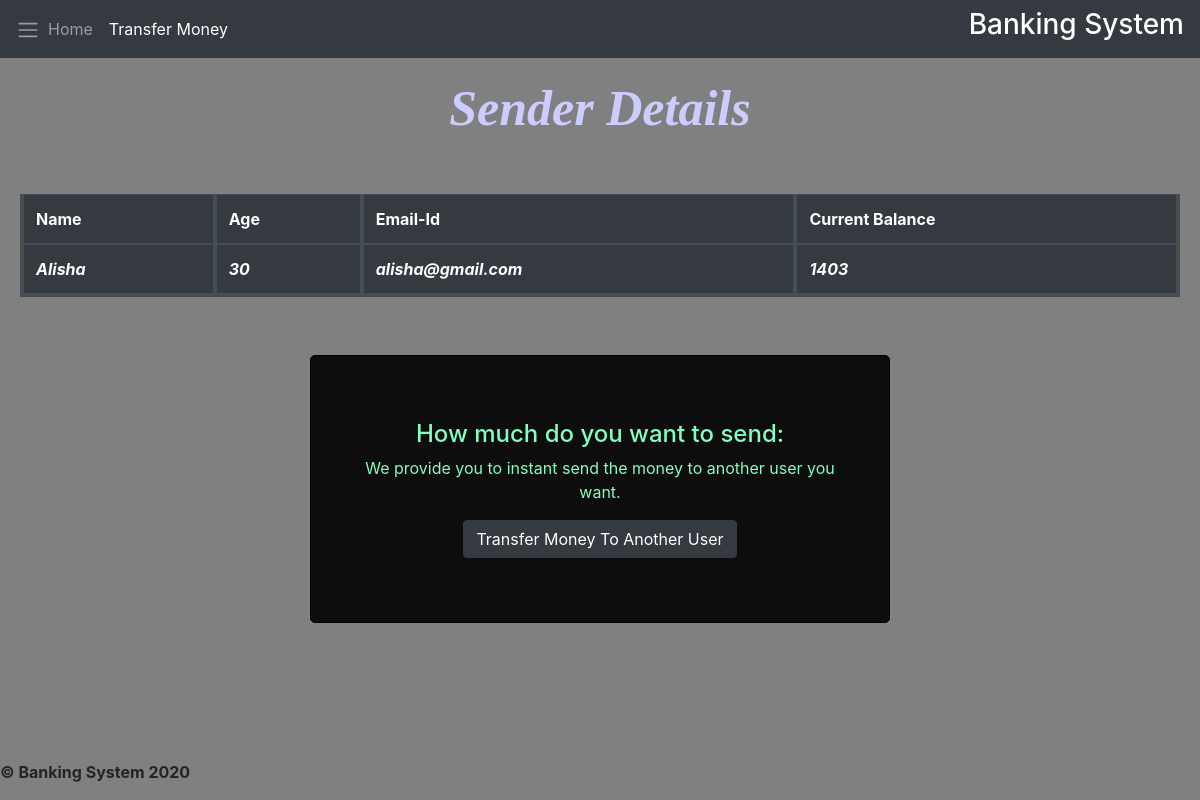
/user/Alisha, run on the app's committed database.
### bankapp/models.py (models this page shows, shortened)
class User(models.Model):
    name = models.CharField(max_length = 40)
    email = models.EmailField(max_length = 40)
    current_credit = models.IntegerField()
    age = models.IntegerField()

### bankapp/views.py (the view)
# urls.py: path('user/<str:name>', views.user, name='user'),
def user(request, name):
    users = User.objects.all()
    user = User.objects.filter(name = name).first()
    context = {
        'user':user,
        'users':users
    }
    return render(request, 'user.html', context)

### templates/user.html (shortened to what this page needs)
{% extends 'base.html' %}
{% load static %}
{% block transferactive %}active{% endblock transferactive %}
{% block body %}
<div class="bb" height: 100%">
    <div class="card-body">
        <h2> Sender Details</h2>
        <div class="table-responsive">
          <table class="table table-hover table-dark  my-5 mb-5 pb-5">
              <thead class="thead-dark">
                  <tr >
                      <th  scope="col">Name</th>
                      <th scope="col">Age</th>
                        <th scope="col">Email-Id</th>
                      <th scope="col">Current Balance</th>
                  </tr>
              </thead>
              <tbody>
                  <tr>
                      <td style=font-weight:bold;font-style:italic>{{user.name}}</td>
                      <td style=font-weight:bold;font-style:italic>{{user.age}}</td>
                        <td style=font-weight:bold;font-style:italic>{{user.email}}</td>
                      <td style=font-weight:bold;font-style:italic>{{user.current_credit}}</td>
                  </tr>
              </tbody>
          </table>
            </div>
        <div class="jumbotron text-center" style= "background-color:#0d0d0d;
        width: 50%;border: 0.08em solid black;margin: 10px auto;
  display: flex;">
    <div class="container">
          <h4 class= "head" style="color:#80ffbf">How much do you want to send:</h4>
          <p style="color:#80ffbf"> We provide you to instant send the money to another user you want.</p>
            <button class="btn btn-dark " type="button" data-toggle="collapse" data-target="#details"
                aria-expanded="false" aria-controls="collapseExample" title="Transfer money now!">
                Transfer Money To Another User
            </button>
        </div>
    </div>
</div>
</div>
{% endblock body %}

### templates/base.html (shortened to what this page needs)
<!doctype html>
<html lang="en">
{% load static %}
  <head>
    <link rel="stylesheet" href="https://stackpath.bootstrapcdn.com/bootstrap/4.5.0/css/bootstrap.min.css">
  </head>
  <body>
    <nav class="navbar navbar-expand-lg navbar-dark bg-dark">
      <div class="text-right>
      <a href="#" button class="navbar-toggler" type="button" data-toggle="collapse" data-target="#navbarSupportedContent" aria-controls="navbarSupportedContent" aria-expanded="false" aria-label="Toggle navigation">
        <span class="navbar-toggler-icon"></span>
        </div>
      <div class="collapse navbar-collapse" id="navbarSupportedContent">
        <ul class="navbar-nav mr-auto">
          <li class="nav-item {% block homeactive %}{% endblock homeactive %}">
            <a class="nav-link" href="/">Home<span class="sr-only">(current)</span></a>
          </li>
          <li class="nav-item {% block transferactive %}{% endblock transferactive %}">
            <a class="nav-link" href="/transfer_credit">Transfer Money</a>
          </li>
        </ul>
      </div>
      <h3>Banking System</h4>
    </nav>
    {% block body %}
    {% endblock body %}
    <div id="footer" style="font-weight:bold;">
    &copy; Banking System 2020
  </div>
  </body>
</html>

### templates/base.html (style rules this page uses)
#footer { position: fixed; bottom:0; width:100%; height:40px; }
h3 { text-align:center; color:white }
body { background-color: grey; }

### templates/user.html (style rules this page uses)
body { background-image: url('https://www.niit.com/india/sites/default/files/2019-04/190043%20Image%20web%20821x790%20pix-18.jpg'); background-repeat: no-repeat; background-size: cover; }
h2 { text-align: center; font-weight:bold; color:#ccccff; font-family: "Times New Roman", Times, serif; font-size:50px; font-style:italic }
th,td { border: 4px solid black; pading: 10px; }

### data on the page
User: name "Alisha", age "30", email "alisha@gmail.com", current_credit "1403"
